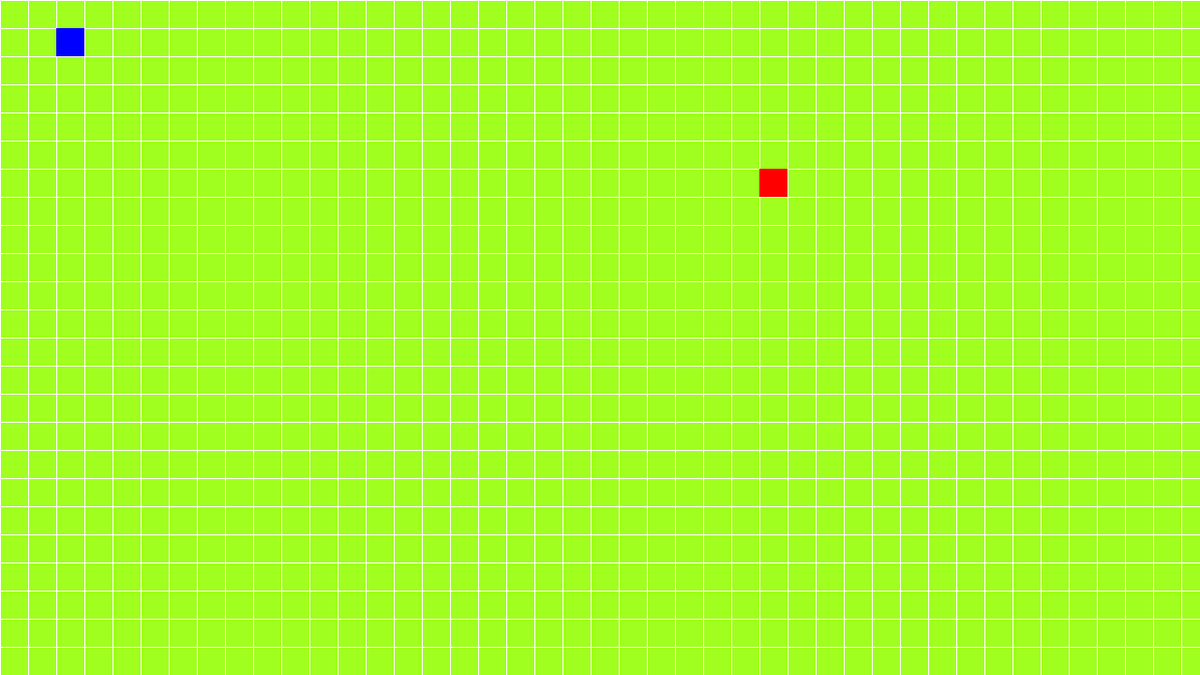
Frame 1 (no input)
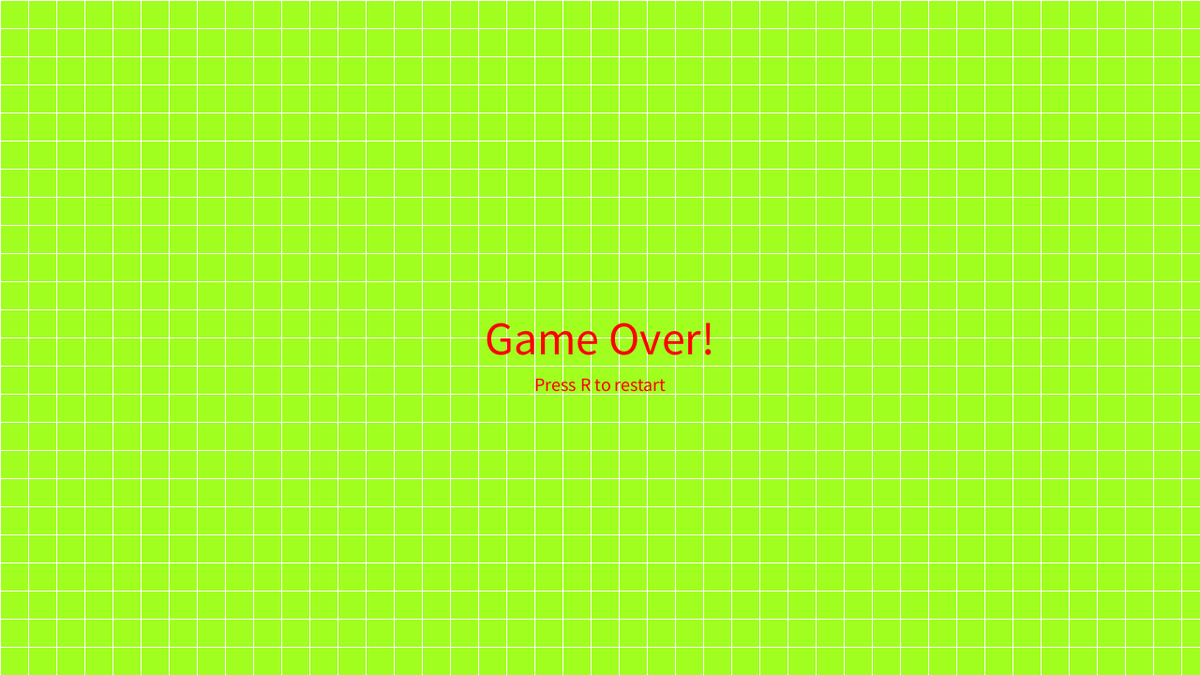
Frame 60 (the mouse pressed at the canvas centre just before this capture)
Frame 120 (the mouse held since frame 60 and released just before this capture): identical to frame 60, image omitted

The Processing sketch that drew these frames (run headless with seeded random() and noise(); from frame 60 on, the mouse is pressed at the canvas centre):

// Processing sketch: snake231231
// ── snake231231.pde
ArrayList<PVector> snake; // stukje slang worden als positie ogesglagen
PVector food;     // eten plek spawn
int gridSize = 30;        // grote van vierkanten
int xDir = 1, yDir = 0; // snake positie
boolean gameOver = false;

void setup() {
  size(1280, 720);
  frameRate(5); // game speed als framerate


  snake = new ArrayList<PVector>();
  snake.add(new PVector(gridSize, gridSize));

  // eten spawn
  spawnFood();
}

void draw() {
  background(160, 255, 30);

  // Grid grootte
  drawGrid();

  if (!gameOver) {
    // Snake verplaatsing
    updateSnake();

    // collision gebeurt
    checkCollisions();

    // draw snake en eten
    drawSnake();
    drawFood();
  } else {
    // einde game menu
    textAlign(CENTER, CENTER);
    textSize(50);
    fill(255, 0, 0);
    text("Game Over!", width / 2, height / 2);
    textSize(20);
    text("Press R to restart", width / 2, height / 2 + 50);
  }
}

void drawGrid() {
  stroke(255);
  strokeWeight(1);
  for (int i = 0; i < width; i += gridSize) { //voor verticale lijnen, width is de reso
    for (int j = 0; j < height; j += gridSize) { // voor horizontale lijnenn, height is de reso ook
      noFill();
      rect(i, j, gridSize, gridSize);
    }
  }
}

void updateSnake() {
  // voorkant positie
  PVector head = snake.get(0).copy();
  head.x += xDir * gridSize;
  head.y += yDir * gridSize;

  // nieuwe voorkant
  snake.add(0, head);

  // Check eten 
  if (head.equals(food)) {
    spawnFood(); // nieuwe eten
  } else {
    snake.remove(snake.size() - 1); // verwijder staart als geene eten
  }
}

void checkCollisions() {
  PVector head = snake.get(0); // de collision point

  // muren gameOver
  if (head.x < 0 || head.y < 0 || head.x >= width || head.y >= height) {
    gameOver = true;
  }
  for(int i = 1; i< snake.size(); i++){
    if(head.equals(snake.get(i))){
      gameOver=true;
    }
  }
}

void drawSnake() {
  fill(0, 0, 255);
  noStroke(); //binnen
  for (PVector part : snake) { //part is positie
    rect(part.x, part.y, gridSize, gridSize);
  }
}

void drawFood() {
  fill(255, 0, 0);
  noStroke(); //binnen
  rect(food.x, food.y, gridSize, gridSize); // zelfde als drawSnake
}

void spawnFood() {
  int cols = width / gridSize; // berekent naar rechts
  int rows = height / gridSize; // berekent naar onder
  food = new PVector(floor(random(cols)) * gridSize, floor(random(rows)) * gridSize); // random is van cols/rows, grid geeft precies locatie van food
}

void keyPressed() {
  // controlss
  if (key == 'w' && yDir == 0 || keyCode == UP && yDir == 0) { // ==0 beweegt niet gelijk, pas volgende frame maar , telt voor ydir en xdir
    xDir = 0;
    yDir = -1;
  } else if (key == 's' && yDir == 0 || keyCode == DOWN && yDir == 0) {
    xDir = 0;
    yDir = 1;
  } else if (key == 'a' && xDir == 0 || keyCode == LEFT && xDir == 0) {
    xDir = -1;
    yDir = 0;
  } else if (key == 'd' && xDir == 0 || keyCode == RIGHT && xDir == 0) {
    xDir = 1;
    yDir = 0;
  }

  // Restart game na de collision
  if (key == 'r' || key == 'R') {
    restartGame();
  }
}

void restartGame() {
  snake.clear(); //weg met de slang
  snake.add(new PVector(gridSize, gridSize)); //snake opnieuw bij start
  spawnFood(); //eten spawned ook
  xDir = 1; //eerst naar rechts
  yDir = 0; // y verplaatst niet
  gameOver = false; // game gaat door
}



/*FEEDBACK CODE: in het future andere manier van controls maken, want if else wordt te rommelig en onhandig.
ook mischien de snelheid individuel */
